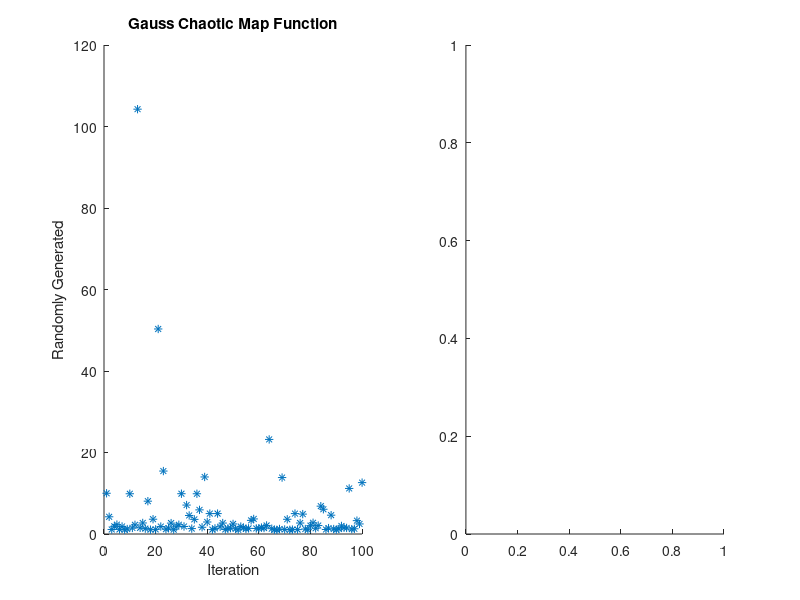

This chart was generated by the following MATLAB code: (Note: this script raises an error after producing the figure.)
function [ randVectorC ] = GaussPlot
% Gauss map function is defined by following equation
OPTIONS.noRandC = 100;
x0 = @rand;
OPTIONS.x0 = feval(x0);

randVectorC = zeros(1, OPTIONS.noRandC);
for i = 1 : OPTIONS.noRandC
    if OPTIONS.x0 == 0
        randVectorC(i) = 0;
    else
        randVectorC(i) = 1 / OPTIONS.x0;
    end
    OPTIONS.x0 = feval(x0);
end        
subplot(1, 2, 1);
scatter(1 : length(randVectorC), randVectorC, '*');
title('Gauss Chaotic Map Function');
xlabel('Iteration');
ylabel('Randomly Generated');

subplot(1, 2, 2);
histogram(randVectorC, 100);
title('Gauss Chaotic Map Function');
xlabel('100 Bins');
ylabel('Number Of Example');

end

